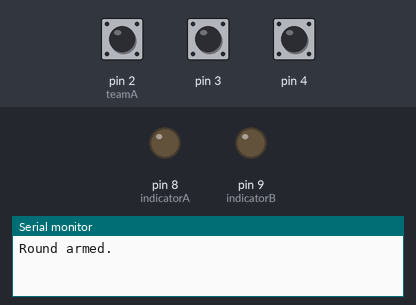
Simulated run of this sketch. Board: Arduino Uno, built with avr-gcc and run on an emulated ATmega328P. Parts: output pins drawn as LEDs (lit = HIGH), the last lines printed to the serial monitor. Inputs (shaded band) come from the test bench; at power-on: pin 2 (teamA) HIGH, pin 4 HIGH, pin 3 HIGH.

Above: at 1.2 s.
1.3 s: pin 2 (teamA) pulled LOW for 0.15 s
At 2.2 s:
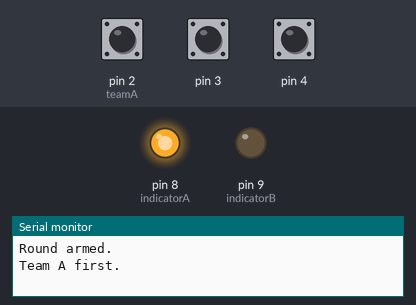
2.9 s: pin 4 pulled LOW for 0.15 s
At 3.4 s:
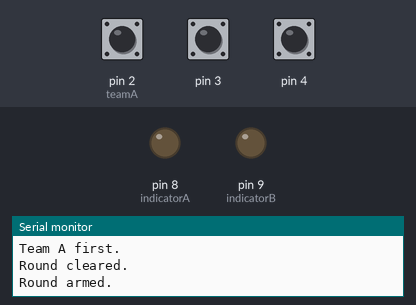
4.5 s: pin 3 pulled LOW for 0.15 s
At 5.7 s:
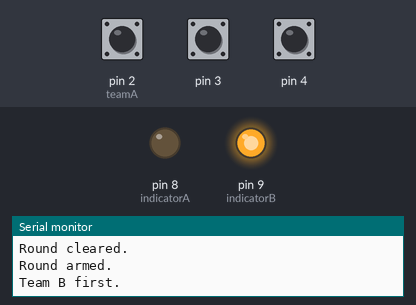
6.1 s: pin 4 pulled LOW for 1 s
At 7.0 s:
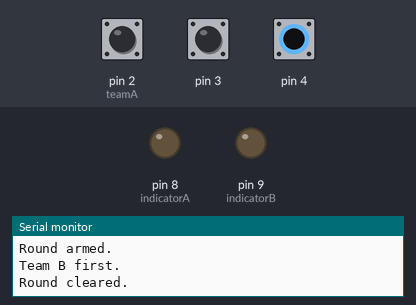
8.6 s: pin 2 (teamA) pulled LOW for 1 s
At 8.9 s:
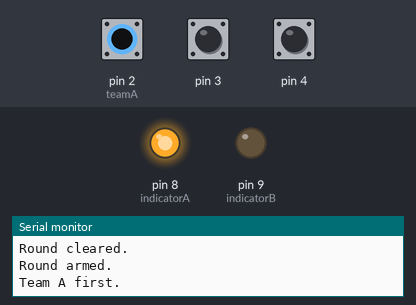
Timing chart, 0 to 11.6 s (numbered marks = the images above; inputs shaded):
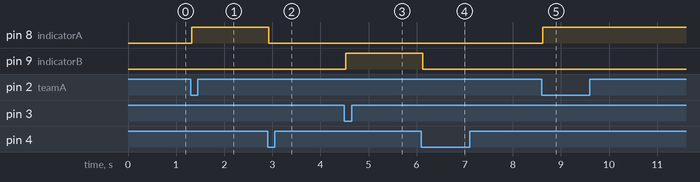

Measured:
- after the input at 1.3 s, pin 8 (indicatorA): LOW → HIGH at once
- after the input at 2.9 s, pin 8 (indicatorA): HIGH → LOW at once
- after the input at 4.5 s, pin 9 (indicatorB): LOW → HIGH at once
- after the input at 6.1 s, pin 9 (indicatorB): HIGH → LOW at once
- after the input at 8.6 s, pin 8 (indicatorA): LOW → HIGH at once

The sketch:

quiz_desk_response_button.ino
```cpp
// Quiz desk response button · Arduino Uno R3.
constexpr unsigned long debounceMs = 25;
constexpr uint8_t indicatorA = 8;
constexpr uint8_t indicatorB = 9;

struct Button {
  const uint8_t pin;
  bool raw = HIGH;
  bool stable = HIGH;
  unsigned long changedAt = 0;

  explicit Button(uint8_t inputPin) : pin(inputPin) {}

  bool pressEdge(unsigned long now) {
    const bool sample = digitalRead(pin);
    if (raw != sample) {
      raw = sample;
      changedAt = now;
    }
    if (raw == stable || now - changedAt < debounceMs) return false;
    stable = raw;
    return stable == LOW;
  }
};

Button teamA(2), teamB(3), resetButton(4);
enum Round { WaitingForRelease, Armed, WonA, WonB, Tie };
Round roundState = WaitingForRelease;

void setup() {
  pinMode(teamA.pin, INPUT_PULLUP);
  pinMode(teamB.pin, INPUT_PULLUP);
  pinMode(resetButton.pin, INPUT_PULLUP);
  pinMode(indicatorA, OUTPUT);
  pinMode(indicatorB, OUTPUT);
  digitalWrite(indicatorA, LOW);
  digitalWrite(indicatorB, LOW);
  Serial.begin(115200);
}

void loop() {
  const unsigned long now = millis();
  const bool pressedA = teamA.pressEdge(now);
  const bool pressedB = teamB.pressEdge(now);
  const bool reset = resetButton.pressEdge(now);

  if (reset) {
    roundState = WaitingForRelease;
    Serial.println(F("Round cleared."));
  } else if (roundState == WaitingForRelease &&
             teamA.raw == HIGH && teamA.stable == HIGH &&
             teamB.raw == HIGH && teamB.stable == HIGH &&
             resetButton.raw == HIGH && resetButton.stable == HIGH &&
             now - teamA.changedAt >= debounceMs && now - teamB.changedAt >= debounceMs &&
             now - resetButton.changedAt >= debounceMs) {
    roundState = Armed;
    Serial.println(F("Round armed."));
  } else if (roundState == Armed && (pressedA || pressedB)) {
    if (pressedA && pressedB) {
      roundState = Tie;
      Serial.println(F("Tie in this update."));
    } else if (pressedA) {
      roundState = WonA;
      Serial.println(F("Team A first."));
    } else {
      roundState = WonB;
      Serial.println(F("Team B first."));
    }
  }
  digitalWrite(indicatorA, roundState == WonA || roundState == Tie ? HIGH : LOW);
  digitalWrite(indicatorB, roundState == WonB || roundState == Tie ? HIGH : LOW);
}
```
